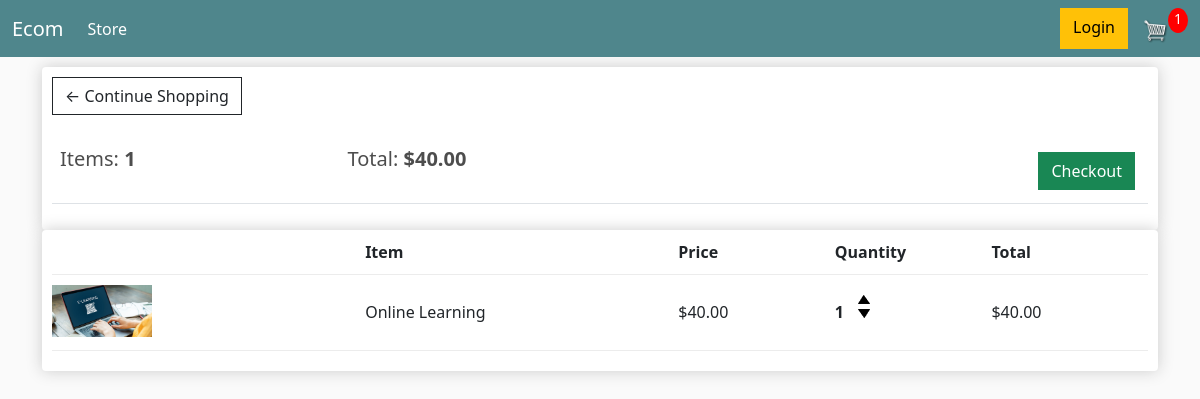
The app's page /cart/ (signed in) with its own data.
### store/models.py (models this page shows, shortened)
class Order(models.Model):
    customer = models.ForeignKey(Customer, on_delete=models.SET_NULL, blank=True, null=True)
    date_ordered = models.DateTimeField(auto_now_add=True)
    complete = models.BooleanField(default=False, null=True, blank=False)
    transaction_id = models.CharField(max_length=255, null=True)
    @property
    def get_cart_total(self):
        orderitems = self.orderitem_set.all()
        total = sum([item.get_total for item in orderitems])
        return total
    @property
    def get_cart_items(self):
        orderitems = self.orderitem_set.all()
        total = sum([item.quantity for item in orderitems])
        return total

class OrderItem(models.Model):
    product = models.ForeignKey(Product, on_delete=models.SET_NULL, blank=True, null=True)
    order = models.ForeignKey(Order, on_delete=models.SET_NULL, blank=True, null=True)
    quantity = models.IntegerField(default=0, null=True, blank=True)
    date_added = models.DateTimeField(auto_now_add=True)
    @property
    def get_total(self) :
        total = self.product.price * self.quantity
        return total

class Product(models.Model):
    name = models.CharField(max_length=255, null=True)
    price = models.DecimalField(max_digits=10, decimal_places=2)
    digital = models.BooleanField(default=False, null=True, blank=True)
    image = models.ImageField(null=True, blank=True)
    @property
    def imageURL(self):
        try:
            url = self.image.url
        except:
            url = ""
        return url

### store/views.py (the view)
# urls.py: path('cart/', views.cart, name = 'cart'),
def cart(request):
        data = cartData(request)
        cartItems = data['cartItems']
        order = data['order']
        items = data['items']
        return render(request, 'store/cart.html', {'items' : items, 'order' : order, 'cartItems' : cartItems})

### store/utils.py (called while the page is built)
def cartData(request) :
    if request.user.is_authenticated:
        customer = request.user.customer
        order, created = Order.objects.get_or_create(customer=customer, complete=False)
        items = order.orderitem_set.all()
        cartItems = order.get_cart_items
    else :
        cookieData = cookieCart(request)
        cartItems = cookieData['cartItems']
        order = cookieData['order']
        items = cookieData['items']
    return {'cartItems' : cartItems, 'order': order, 'items' : items}

### store/templates/store/cart.html
{% extends 'store/main.html' %}
{% load static %}
{% block content %}
<div class="row">
    <div class="col-lg-12">
        <div class="box-element">
            <a class="btn btn-outline-dark" href="{% url 'store' %}"> &#x2190; Continue Shopping </a>
            <br>
            <br>
            <table class="table">
                <tr>
                    <th><h5>Items: <strong>{{order.get_cart_items}}</strong></h5></th>
                    <th><h5>Total: <strong>${{order.get_cart_total|floatformat:2}}</strong></h5></th>
                    <th>
                        <a  class="btn btn-success" href="{% url 'checkout' %}" style="float : right; margin:5px">Checkout</a>
                    </th>
                </tr>
            </table>
        </div>
        <div class="box-element">
            <div class="cart-row">
                <div style="flex :2"></div>
                <div style="flex :2"><strong>Item</strong></div>
                <div style="flex :1"><strong>Price</strong></div>
                <div style="flex :1"><strong>Quantity</strong></div>
                <div style="flex :1"><strong>Total</strong></div>
            </div>
            {% for item in items %}
            <div class="cart-row">
                <div style="flex :2">
                    <img class= "row-image" src="{{item.product.imageURL}}">
                </div>
                <div style="flex :2; margin-top : 15px">{{item.product.name}}</div>
                <div style="flex :1; margin-top : 15px">${{item.product.price}}</div>
                <div style="flex :1">
                    <p class="quantity" style="margin-top : 15px">{{item.quantity}}</p>
                    <div class="quantity">
                        <img data-product={{item.product.id}} data-action="add" class="chg-quantity update-cart" src="{% static 'images/arrow-up.png' %}">
                        <img data-product={{item.product.id}} data-action="remove" class="chg-quantity update-cart" src="{% static 'images/arrow-down.png' %}">
                    </div>
                </div>
                <div style="flex :1;margin-top : 15px">${{item.get_total}}</div>
            </div>
            {% endfor %}
        </div>
    </div>
</div>
{% endblock content %}

### static/css/main.css (style rules this page uses)
body { background-color: hsl(0, 0%, 98%); }
h1,h2,h3,h4,h5,h6 { color:hsl(0, 0%, 30%); }
.box-element { box-shadow:hsl(0, 0%, 80%) 0 0 16px; background-color: #fff; border-radius: 4px; padding: 10px; }
.col-lg-4, .col-lg-6, .col-lg-8, .col-lg-12 { margin-top: 10px; }
.btn { border-radius: 0; }
.row-image { width: 100px; }
.cart-row { display: flex; align-items: flex-stretch; padding-bottom: 10px; margin-bottom: 10px; border-bottom: 1px solid #ececec; }
.quantity { display: inline-block; font-weight: 700; padding-right:10px; }
.chg-quantity { width: 12px; cursor: pointer; display: block; margin-top: 5px; transition:.1s; }

### records on screen
Order: get_cart_items "1", get_cart_total "40.00"
OrderItem: product.imageURL (picture), product.name "Online Learning", product.price "40.00", quantity "1", get_total "40.00"

### other values on screen
{{ cartItems }} "1"
